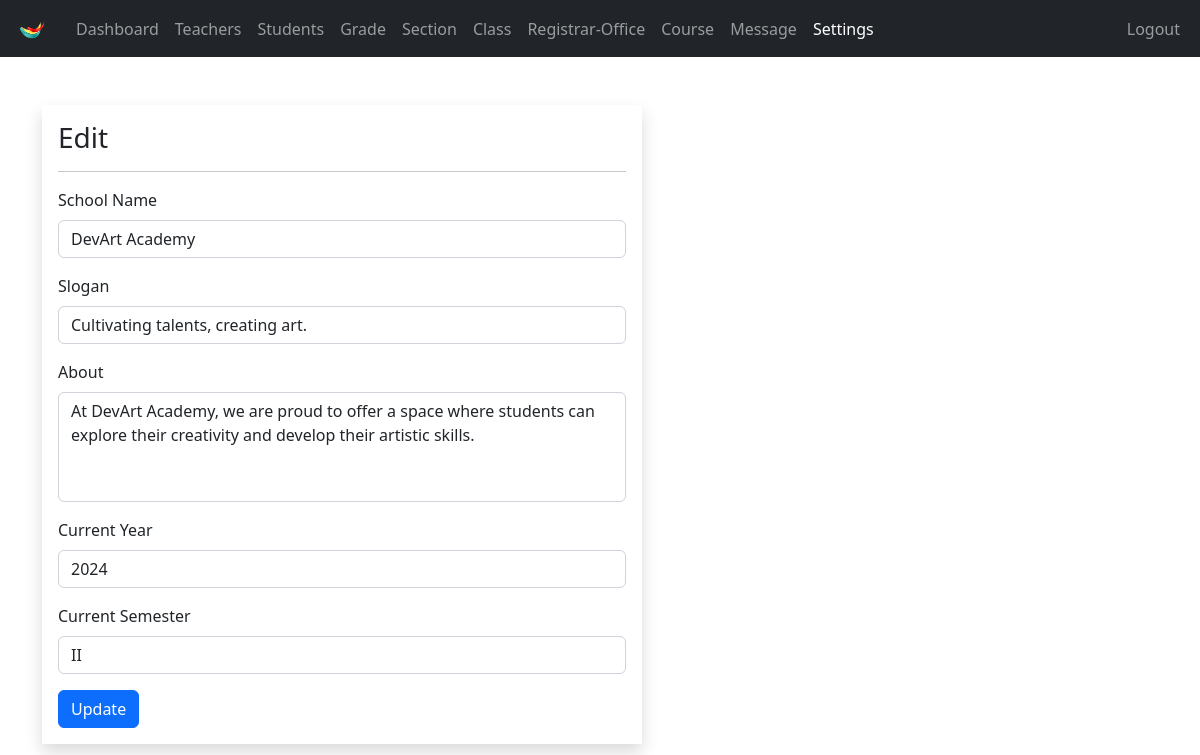
/admin/settings.php (signed in), run on the app's committed database.
### tables this page shows
CREATE TABLE `setting` (
  `id` int(11) NOT NULL,
  `current_year` int(11) NOT NULL,
  `current_semester` varchar(11) NOT NULL,
  `school_name` varchar(100) NOT NULL,
  `slogan` varchar(300) NOT NULL,
  `about` text NOT NULL
);

### admin/data/setting.php (called while the page is built)
<?php
function getSetting($conn)
{
    $sql = "SELECT * FROM setting";
    $stmt = $conn->prepare($sql);
    $stmt->execute();
    if ($stmt->rowCount() == 1) {
        $settings = $stmt->fetch();
        return $settings;
    } else {
        return 0;
    }
}

### admin/settings.php (the view, shortened to what this page needs)
<?php
if (
    isset($_SESSION['admin_id']) &&
    isset($_SESSION['role'])
) {
    if ($_SESSION['role'] == 'Admin') {
        include "../DB_connection.php";
        include "data/setting.php";
        $setting = getSetting($conn);
?>
        <!DOCTYPE html>
        <html lang="en">
        <head>
            <link rel="stylesheet" href="https://cdn.jsdelivr.net/npm/bootstrap@5.2.0/dist/css/bootstrap.min.css">
            <link rel="stylesheet" href="../css/style.css">
            <link rel="stylesheet" href="https://cdnjs.cloudflare.com/ajax/libs/font-awesome/4.7.0/css/font-awesome.min.css">
        </head>
        <body>
            <?php
            include "inc/navbar.php";
            ?>
            <div class="container mt-5">
                <form method="post" class="shadow p-3 mt-5 form-w" action="req/setting-edit.php">
                    <h3>Edit</h3>
                    <hr>
                    <div class="mb-3">
                        <label class="form-label">School Name</label>
                        <input type="text" class="form-control" value="<?= $setting['school_name'] ?>" name="school_name">
                    </div>
                    <div class="mb-3">
                        <label class="form-label">Slogan</label>
                        <input type="text" class="form-control" value="<?= $setting['slogan'] ?>" name="slogan">
                    </div>
                    <div class="mb-3">
                        <label class="form-label">About</label>
                        <textarea class="form-control" name="about" rows="4"><?= $setting['about'] ?></textarea>
                    </div>
                    <div class="mb-3">
                        <label class="form-label">Current Year</label>
                        <input type="text" class="form-control" value="<?= $setting['current_year'] ?>" name="current_year">
                    </div>
                    <div class="mb-3">
                        <label class="form-label">Current Semester</label>
                        <input type="text" class="form-control" value="<?= $setting['current_semester'] ?>" name="current_semester">
                    </div>
                    <button type="submit" class="btn btn-primary">
                        Update</button>
                </form>
            </div>
        </body>
        </html>
<?php
    } else {
        header("Location: ../login.php");
        exit;
    }
} else {
    header("Location: ../login.php");
    exit;
}
?>

### css/style.css (style rules this page uses)
textarea { resize: none; }
.form-w { max-width: 600px; width: 100%; }

### data on the page
setting: school_name "DevArt Academy", slogan "Cultivating talents, creating art.", about "At DevArt Academy, we are proud to offer a space where students can explore their creativity and develop their artistic skills.", current_year "2024", current_semester "II"
